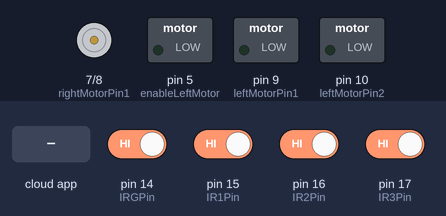
Bench run of a sketch on a simulated Arduino Uno, built with avr-gcc and run on an emulated ATmega328P. Parts: motor-driver pin pairs drawn as motors (green arrow = first pin HIGH = forward, orange = second pin HIGH = backward, longer = more drive, scaled by the enable pin), switched loads named in the sketch (green lamp = pin HIGH). Inputs (shaded band) come from the test bench; at power-on: pin 14 (IRGPin), pin 15 (IR1Pin), pin 16 (IR2Pin), pin 17 (IR3Pin) HIGH. The RemoteXY app is connected.

Above: at 1.2 s.
1.3 s: the phone or cloud app sets button_1 to 1
2.8 s: the phone or cloud app sets button_4 to 1
At 3.5 s:
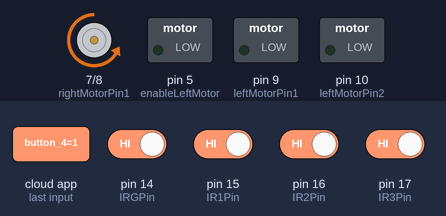
4.3 s: the phone or cloud app sets button_4 to 0
At 5.0 s:
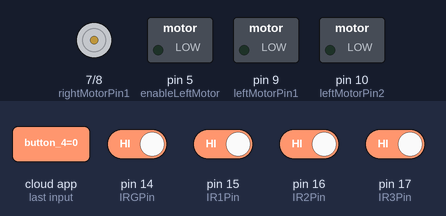
5.8 s: the phone or cloud app sets button_2 to 1
7.3 s: the phone or cloud app sets button_2 to 0
8.8 s: the phone or cloud app sets button_3 to 1
Timing chart, 0 to 11.3 s (numbered marks = the images above; inputs shaded):
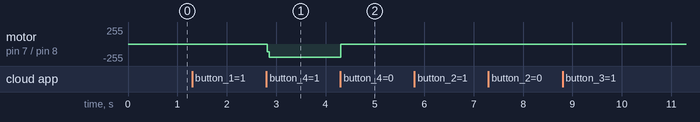

Measured:
- after the input at 2.8 s, motor on pin 7 (rightMotorPin1) / pin 8 (rightMotorPin2): stopped → backward 200/255 at once
- after the input at 4.3 s, motor on pin 7 (rightMotorPin1) / pin 8 (rightMotorPin2): backward 200/255 → stopped at once

The sketch:

elevator_button.ino
```cpp
// (licence header left out)
//////////////////////////////////////////////
//        RemoteXY include library          //
//////////////////////////////////////////////

// RemoteXY select connection mode and include library
#define REMOTEXY_MODE__ESP8266_HARDSERIAL_POINT

#include <RemoteXY.h>

// RemoteXY connection settings
#define REMOTEXY_SERIAL Serial
#define REMOTEXY_SERIAL_SPEED 115200
#define REMOTEXY_WIFI_SSID "Elevator with IR"
#define REMOTEXY_WIFI_PASSWORD "12345678"
#define REMOTEXY_SERVER_PORT 6377


// RemoteXY configurate
#pragma pack(push, 1)
uint8_t RemoteXY_CONF[] =   // 78 bytes
  { 255,4,0,0,0,71,0,16,96,1,129,0,1,13,61,6,66,87,101,108,
  99,111,109,101,32,116,111,32,69,108,101,118,97,116,111,114,32,0,1,0,
  25,26,12,12,2,31,51,0,1,0,25,44,12,12,2,31,50,0,1,0,
  25,62,12,12,2,31,49,0,1,0,25,80,12,12,2,31,71,0 };

// this structure defines all the variables and events of your control interface
struct {

    // input variables
  uint8_t button_1; // =1 if button pressed, else =0
  uint8_t button_2; // =1 if button pressed, else =0
  uint8_t button_3; // =1 if button pressed, else =0
  uint8_t button_4; // =1 if button pressed, else =0

    // other variable
  uint8_t connect_flag;  // =1 if wire connected, else =0

} RemoteXY;
#pragma pack(pop)

/////////////////////////////////////////////
//           END RemoteXY include          //
/////////////////////////////////////////////

#define MOTOR_SPEED 200

//Right motor
int enableRightMotor = 6;
int rightMotorPin1 = 7;
int rightMotorPin2 = 8;

//Left motor
int enableLeftMotor = 5;
int leftMotorPin1 = 9;
int leftMotorPin2 = 10;

int t=10;

const int IRGPin =  14;
const int IR1Pin =  15;
const int IR2Pin =  16;
const int IR3Pin =  17;


int des_f=0;
int s_f=0;

int SensorValueG =0;
int SensorValue1 =0;
int SensorValue2 =0;
int SensorValue3 =0;


void setup()
{
  RemoteXY_Init ();

  TCCR0B = TCCR0B & B11111000 | B00000010;

  // put your setup code here, to run once:
  pinMode(enableRightMotor, OUTPUT);
  pinMode(rightMotorPin1, OUTPUT);
  pinMode(rightMotorPin2, OUTPUT);

  pinMode(enableLeftMotor, OUTPUT);
  pinMode(leftMotorPin1, OUTPUT);
  pinMode(leftMotorPin2, OUTPUT);

  pinMode(IRGPin, INPUT);
  pinMode(IR1Pin, INPUT);
  pinMode(IR2Pin, INPUT);
  pinMode(IR3Pin, INPUT);

  rotateMotor(0, 0);
  t=10;

}

void loop()
{
  RemoteXY_Handler ();
   read();
  if (SensorValueG==LOW){ // LOW MEANS Object Detected
    s_f=0;

  }
  else if (SensorValue1==LOW){ // LOW MEANS Object Detected
    s_f=1;

  }
  else if (SensorValue2==LOW){ // LOW MEANS Object Detected
    s_f=2;

  }
  else if (SensorValue3==LOW){ // LOW MEANS Object Detected
    s_f=3;

  }

  if(RemoteXY.button_1==1 )
  {
      t=3;
  }
  if(RemoteXY.button_2==1 )
  {
      t=2;
  }
  if(RemoteXY.button_3==1 )
  {
      t=1;
  }
  if(RemoteXY.button_4==1 )
  {
      t=0;
  }
  if(t==3)
  {
    rotateMotor(MOTOR_SPEED, 0);
    SensorValue3 = digitalRead(IR3Pin);
    if (SensorValue3==LOW){
      t=10;
    }
  }
  if(t==2)
  {


  }
  if(t==1)
  {

  }
  if(t==0)
  {
    rotateMotor(-MOTOR_SPEED, 0);
    SensorValueG = digitalRead(IRGPin);
      if (SensorValueG==LOW){
        t=10;
      }

  }
  else
  {
    rotateMotor(0, 0);
  }


}

void rotateMotor(int rightMotorSpeed, int leftMotorSpeed) {

  if (rightMotorSpeed < 0) {
    digitalWrite(rightMotorPin1, LOW);
    digitalWrite(rightMotorPin2, HIGH);
  } else if (rightMotorSpeed > 0) {
    digitalWrite(rightMotorPin1, HIGH);
    digitalWrite(rightMotorPin2, LOW);
  } else {
    digitalWrite(rightMotorPin1, LOW);
    digitalWrite(rightMotorPin2, LOW);
  }

  if (leftMotorSpeed < 0) {
    digitalWrite(leftMotorPin1, LOW);
    digitalWrite(leftMotorPin2, HIGH);
  } else if (leftMotorSpeed > 0) {
    digitalWrite(leftMotorPin1, HIGH);
    digitalWrite(leftMotorPin2, LOW);
  } else {
    digitalWrite(leftMotorPin1, LOW);
    digitalWrite(leftMotorPin2, LOW);
  }
  analogWrite(enableRightMotor, abs(rightMotorSpeed));
  analogWrite(enableLeftMotor, abs(leftMotorSpeed));
}

void read()
{
  SensorValueG = digitalRead(IRGPin);
  SensorValue1 = digitalRead(IR1Pin);
  SensorValue2 = digitalRead(IR2Pin);
  SensorValue3 = digitalRead(IR3Pin);

}
```
